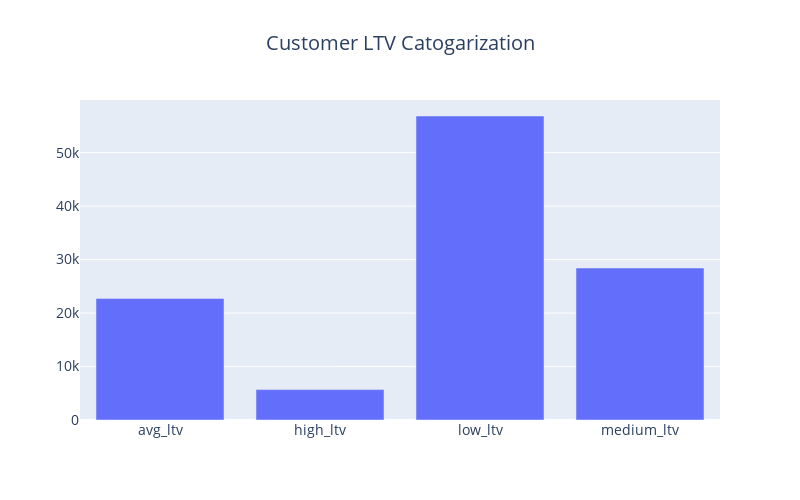

Notebook source saved alongside this figure:
### Code cell
# Getting the number of fundings according to year
cnt_srs = ltv_make_model_r["LTV Category"].value_counts()
# sorting the years in ascending order
cnt_srs = cnt_srs.sort_index()
# setting uo the bar graph
trace = go.Bar(
    x=cnt_srs.index,
    y=cnt_srs.values,
    
)
# setting the layout
layout = go.Layout(
    title=go.layout.Title(
        text="Customer LTV Catogarization",
        x=0.5
    ),
    font=dict(size=14),
    width=800,
    height=500,
)

data = [trace]
fig = go.Figure(data=data, layout=layout)
py.iplot(fig, filename="funding")

### Figure 1 — Plotly figure (JSON) as saved in the notebook; plotly's stock layout.template omitted (floating-point values rounded to 4 significant figures)
{"data": [{"type": "bar", "x": ["avg_ltv", "high_ltv", "low_ltv", "medium_ltv"], "y": [22737, 5685, 56843, 28421]}], "layout": {"font": {"size": 14}, "height": 500, "title": {"text": "Customer LTV Catogarization", "x": 0.5}, "width": 800}}
